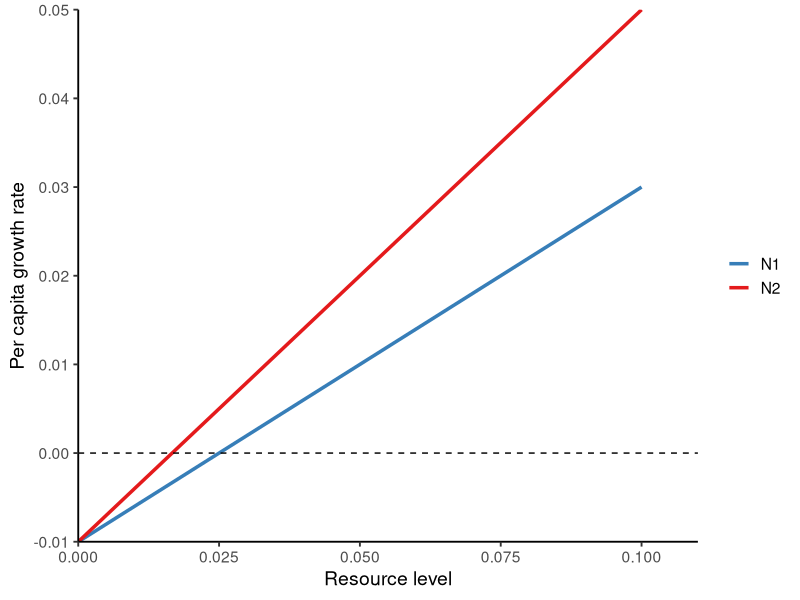
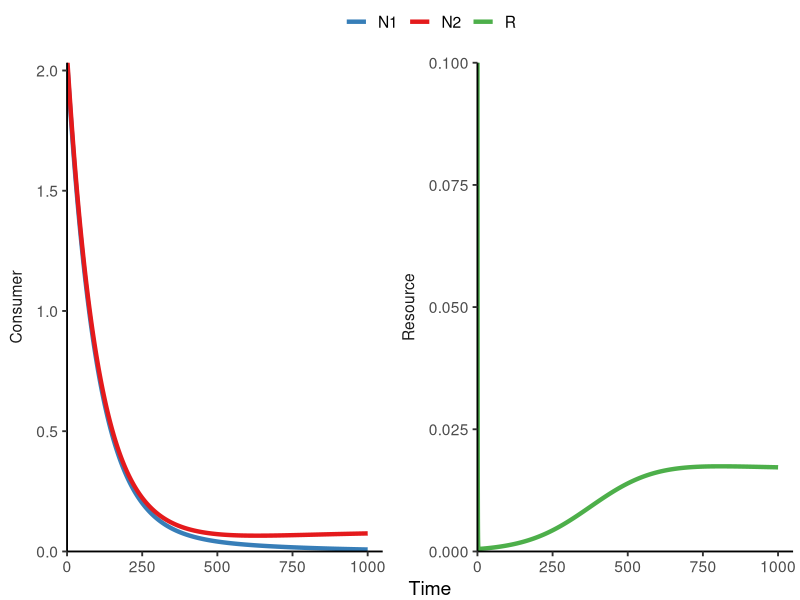
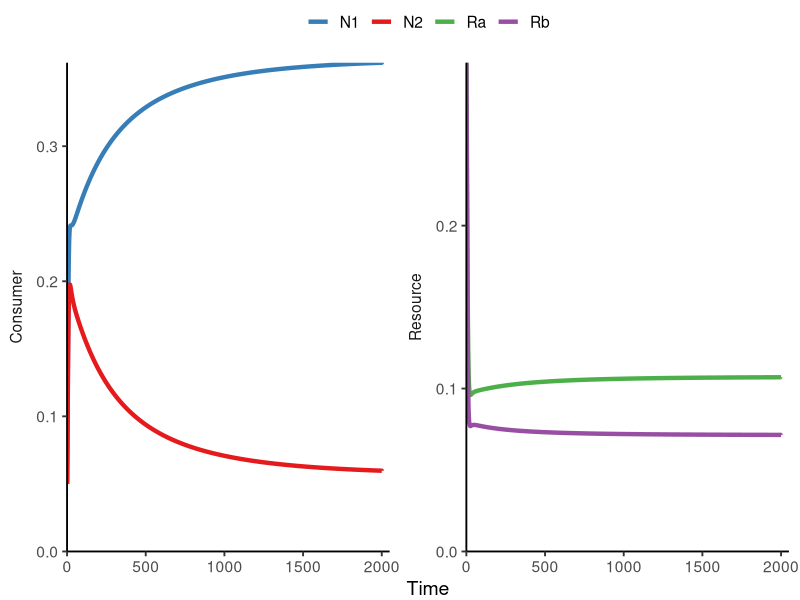
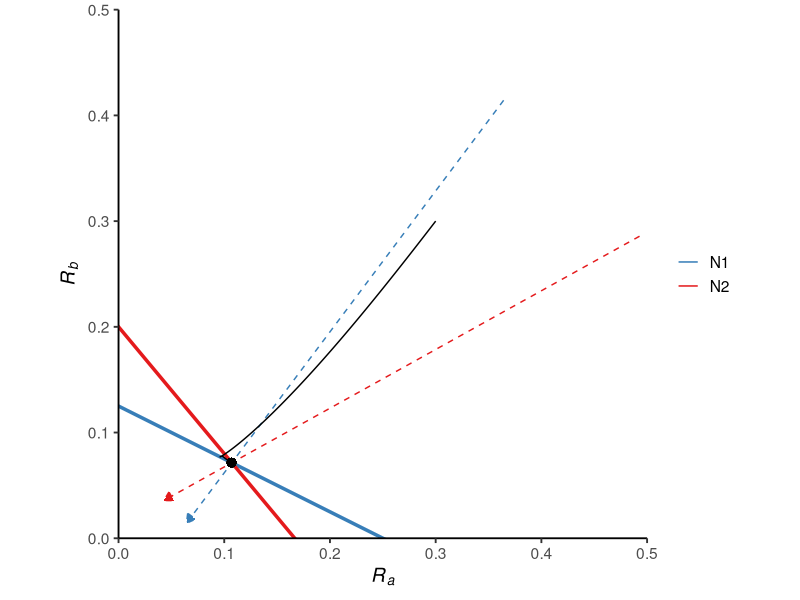
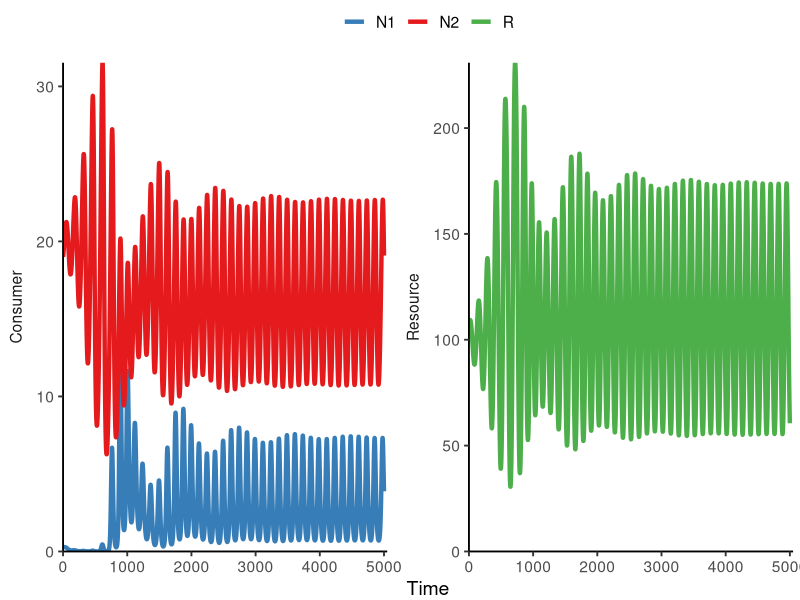

These charts were generated, in order, by the following R code:
## ---- chunk 1
knitr::opts_chunk$set(message = F, 
                      error = F, 
                      warning = F)

## ---- chunk 2
library(tidyverse)
library(deSolve)

### Parameters
a1 <- 0.4 
a2 <- 0.6
e1 <- 1
e2 <- 1
d <- 0.01 
S0 <- 0.1

### Resource level vs. consumers' per capita population growth
data.frame(R = seq(0, 0.1, 0.001)) %>%
  mutate(N1 = e1*a1*R-d,
         N2 = e2*a2*R-d) %>%
  pivot_longer(-R, names_to = "species", values_to = "N") %>%
  ggplot(aes(x = R, y = N, color = species)) +
  geom_line(size = 1.2) + 
  geom_hline(yintercept = 0, linetype = "dashed") + 
  labs(x = "Resource level", y = "Per capita growth rate") +
  scale_x_continuous(limits = c(0, 0.11), expand = c(0, 0)) +
  scale_y_continuous(limits = c(NA, 0.05), expand = c(0, 0)) +
  scale_color_brewer(name = NULL, palette = "Set1", direction = -1) + 
  theme_classic(base_size = 14)

## ---- chunk 3
### Model specification
CR_model_2C_1R <- function(times, state, parms){
  with(as.list(c(state, parms)), {
    dN1_dt = e1*a1*R*N1 - d*N1
    dN2_dt = e2*a2*R*N2 - d*N2
    dR_dt =  d*(S0-R) - a1*R*N1 - a2*R*N2
    return(list(c(dN1_dt, dN2_dt, dR_dt)))
  })
}

### Model parameters
times <- seq(0.1, 1000, by = 0.1)  
state <- c(N1 = 2, N2 = 2, R = 0.1)  
parms <- c(a1 = 0.4, a2 = 0.6, e1 = 1, e2 = 1, d = 0.01, S0 = 0.1)  # R and S0 should be the same in the chemostat

### Model application
pop_size <- ode(func = CR_model_2C_1R, times = times, y = state, parms = parms)

### Visualize the population dynamics
pop_size %>%
  as.data.frame() %>%
  pivot_longer(cols = -time, names_to = "species", values_to = "N") %>%
  mutate(trophic = case_when(species %in% c("N1", "N2") ~ "Consumer",
                             TRUE ~ "Resource")) %>%
  ggplot(aes(x = time, y = N, color = species)) + 
  geom_line(size = 1.5) +
  facet_wrap(~ trophic, 
             ncol = 2, 
             scales = "free_y",
             strip.position = "left") +
  theme_classic(base_size = 14) +
  theme(strip.background = element_blank(),
        strip.placement = "outside",
        legend.position = "top",
        legend.title = element_blank(),
        plot.margin = margin(r = 5)) + 
  labs(x = "Time", y = NULL) +
  scale_x_continuous(limits = c(0, 1050), expand = c(0, 0)) +
  scale_y_continuous(limits = c(0, NA), expand = c(0, 0)) +
  scale_color_manual(name = NULL, values = c("#377EB8", "#E41A1C", "#4DAF4A"))

## ---- chunk 4
library(tidyverse)
library(deSolve)

### Model specification
CR_model_2C_2R <- function(time, state, parms){
  with(as.list(c(state, parms)), {
    dN1_dt = e1*a1a*Ra*N1 + e1*a1b*Rb*N1 - d*N1
    dN2_dt = e2*a2a*Ra*N2 + e2*a2b*Rb*N2 - d*N2
    dRa_dt = d*(Sa-Ra) - (a1a*N1*Ra) - (a2a*N2*Ra) 
    dRb_dt = d*(Sb-Rb) - (a1b*N1*Rb) - (a2b*N2*Rb)
    return(list(c(dN1_dt, dN2_dt, dRa_dt, dRb_dt)))
  })
}

### Model parameters
times <- seq(0.1, 2000, by = 0.01)
state <- c(N1 = 0.05, N2 = 0.05, Ra = 0.3, Rb = 0.3)
parms <- c(a1a = 0.4, a1b = 0.8, a2a = 0.6, a2b = 0.5, e1 = 1, e2 = 1, d = 0.1, Sa = 0.3, Sb = 0.3)  # Ra/Rb and S0a/S0b should be the same in the chemostat

### Model application
pop_size <- ode(func = CR_model_2C_2R, times = times, y = state, parms = parms)

### Visualize the population dynamics
pop_size %>%
  as.data.frame() %>%
  pivot_longer(cols = -time, names_to = "species", values_to = "N") %>%
  mutate(trophic = case_when(species %in% c("N1", "N2") ~ "Consumer",
                             TRUE ~ "Resource")) %>%
  ggplot(aes(x = time, y = N, color = species)) + 
  geom_line(size = 1.5) +
  facet_wrap(~ trophic, 
             ncol = 2, 
             scales = "free_y",
             strip.position = "left") +
  theme_classic(base_size = 14) +
  theme(strip.background = element_blank(),
        strip.placement = "outside",
        legend.position = "top",
        legend.title = element_blank(),
        plot.margin = margin(r = 8)) + 
  labs(x = "Time", y = NULL) +
  scale_x_continuous(limits = c(0, 2050), expand = c(0, 0)) +
  scale_y_continuous(limits = c(0, NA), expand = c(0, 0)) +
  scale_color_manual(name = NULL, values = c("#377EB8", "#E41A1C", "#4DAF4A", "#984EA3"))

## ---- chunk 5
### Parameters
a1a <- 0.4
a1b <- 0.8
a2a <- 0.6
a2b <- 0.5
e1 <- 1
e2 <- 1
d <- 0.1

### Slopes and intercepts of the ZNGI's
ZNGI_slope_N1 <- -a1a/a1b
ZNGI_intercept_N1 <- d/(e1*a1b)  
ZNGI_slope_N2 <- -a2a/a2b
ZNGI_intercept_N2 <- d/(e2*a2b)

### Consumption vectors
eqilibrium_Ra <- (d/e1)*((a1b-a2b)/(a2a*a1b-a2b*a1a))
eqilibrium_Rb <- (d/e2)*((a1a-a2a)/(a2b*a1a-a2a*a1b))

convec_df <- data.frame(x = c(eqilibrium_Ra + 6*a1a*eqilibrium_Ra, 
                              eqilibrium_Ra + 6*a2a*eqilibrium_Ra),
                        y = c(eqilibrium_Rb + 6*a1b*eqilibrium_Rb, 
                              eqilibrium_Rb + 6*a2b*eqilibrium_Rb),
                        xend = c(eqilibrium_Ra - a1a*eqilibrium_Ra, 
                              eqilibrium_Ra - a2a*eqilibrium_Ra),
                        yend = c(eqilibrium_Rb - a1b*eqilibrium_Rb, 
                              eqilibrium_Rb - a2b*eqilibrium_Rb),
                        species = c("N1", "N2"))

### Phase diagram
ggplot() + 
  geom_abline(slope = ZNGI_slope_N1, intercept = ZNGI_intercept_N1, color = "#377EB8", size = 1.2) + 
  geom_abline(slope = ZNGI_slope_N2, intercept = ZNGI_intercept_N2, color = "#E41A1C", size = 1.2) + 
  geom_segment(data = convec_df, aes(x = x, y = y, xend = xend, yend = yend, color = species), linetype = "blank") + 
  geom_segment(data = convec_df, aes(x = x, y = y, xend = xend, yend = yend, color = species), size = 0.5, linetype = "dashed", arrow = arrow(type = "closed", length = unit(0.1, "inches")), show.legend = F) +
  geom_path(data = as.data.frame(pop_size), aes(x = Ra, y = Rb)) +
  geom_point(data = as.data.frame(pop_size), aes(x = last(Ra), y = last(Rb)), size = 2.5) +
  theme_classic(base_size = 14) +
  labs(x = expression(italic(R[a])), y = expression(italic(R[b]))) +
  scale_x_continuous(limits = c(0, 0.5), expand = c(0, 0)) +
  scale_y_continuous(limits = c(0, 0.5), expand = c(0, 0)) +
  scale_color_brewer(name = NULL, palette = "Set1", direction = -1,
                     guide = guide_legend(override.aes = list(
                       linetype = "solid", size = 1.2))) +
  coord_fixed(ratio = 1)

## ---- chunk 6
library(tidyverse)
library(deSolve)

### Model specification
CR_model_nonlinear <- function(times, state, parms){
  with(as.list(c(state, parms)), {
         dN1_dt = e1*a1*R*N1 - d1*N1
         dN2_dt = e2*(a2*R/(k2+R))*N2 - d2*N2
         dR_dt =  r*R*(1-(R/K)) - a1*R*N1 - ((a2*R)/(k2+R))*N2
         return(list(c(dN1_dt, dN2_dt, dR_dt)))
       })
}

### Model parameters
times <- seq(0, 5000, by = 0.1)  
state <- c(N1 = 0.3, N2 = 19, R = 106) 
parms <- c(a1 = 0.003, a2 = 0.5, k2 = 50, e1 = 0.33, e2 = 0.3, d1 = 0.11, d2 = 0.1, r = 0.1, K = 300)

### Model application
pop_size <- ode(func = CR_model_nonlinear, times = times, y = state, parms = parms)

pop_size %>%
  as.data.frame() %>%
  pivot_longer(cols = -time, names_to = "species", values_to = "N") %>%
  mutate(trophic = case_when(species %in% c("N1", "N2") ~ "Consumer",
                             TRUE ~ "Resource")) %>%
  ggplot(aes(x = time, y = N, color = species)) + 
  geom_line(size = 1.5) +
  facet_wrap(~ trophic, 
             ncol = 2, 
             scales = "free_y",
             strip.position = "left") +
  theme_classic(base_size = 14) +
  theme(strip.background = element_blank(),
        strip.placement = "outside",
        legend.position = "top",
        legend.title = element_blank(),
        plot.margin = margin(r = 5)) + 
  labs(x = "Time", y = NULL) +
  scale_x_continuous(limits = c(0, 5050), expand = c(0, 0)) +
  scale_y_continuous(limits = c(0, NA), expand = c(0, 0)) +
  scale_color_manual(name = NULL, values = c("#377EB8", "#E41A1C", "#4DAF4A"))
